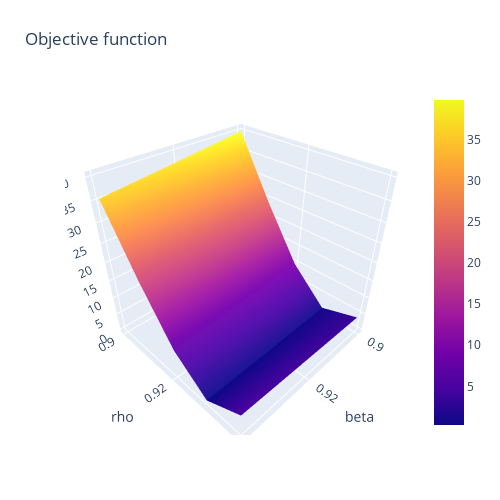

Source (notebook cell):
### Markdown cell above
### plot the objective function for different values

### Code cell
# Sample data
x, y = np.meshgrid(np.arange(0.9,1,0.01), np.arange(0.9,1,0.01))
z = est.grid

# Create the surface plot
fig = go.Figure(data=[go.Surface(z=z, x=x, y=y)])

# Update layout
fig.update_layout(title='Objective function', autosize=False,
                  width=500, height=500,
                  margin=dict(l=65, r=50, b=65, t=90),
                scene=dict(xaxis=dict(title='beta'),
                    yaxis=dict(title='rho')))

# Show the figure
fig.show()

### Figure 1 — Plotly figure (JSON) as saved in the notebook; plotly's stock layout.template omitted (floating-point values rounded to 4 significant figures)
{"data": [{"type": "surface", "x": [[0.9, 0.91, 0.92, 0.93, 0.94, 0.95, 0.96, 0.97, 0.98, 0.99], [0.9, 0.91, 0.92, 0.93, 0.94, 0.95, 0.96, 0.97, 0.98, 0.99], [0.9, 0.91, 0.92, 0.93, 0.94, 0.95, 0.96, 0.97, 0.98, 0.99], [0.9, 0.91, 0.92, 0.93, 0.94, 0.95, 0.96, 0.97, 0.98, 0.99], [0.9, 0.91, 0.92, 0.93, 0.94, 0.95, 0.96, 0.97, 0.98, 0.99], [0.9, 0.91, 0.92, 0.93, 0.94, 0.95, 0.96, 0.97, 0.98, 0.99], [0.9, 0.91, 0.92, 0.93, 0.94, 0.95, 0.96, 0.97, 0.98, 0.99], [0.9, 0.91, 0.92, 0.93, 0.94, 0.95, 0.96, 0.97, 0.98, 0.99], [0.9, 0.91, 0.92, 0.93, 0.94, 0.95, 0.96, 0.97, 0.98, 0.99], [0.9, 0.91, 0.92, 0.93, 0.94, 0.95, 0.96, 0.97, 0.98, 0.99]], "y": [[0.9, 0.9, 0.9, 0.9, 0.9, 0.9, 0.9, 0.9, 0.9, 0.9], [0.91, 0.91, 0.91, 0.91, 0.91, 0.91, 0.91, 0.91, 0.91, 0.91], [0.92, 0.92, 0.92, 0.92, 0.92, 0.92, 0.92, 0.92, 0.92, 0.92], [0.93, 0.93, 0.93, 0.93, 0.93, 0.93, 0.93, 0.93, 0.93, 0.93], [0.94, 0.94, 0.94, 0.94, 0.94, 0.94, 0.94, 0.94, 0.94, 0.94], [0.95, 0.95, 0.95, 0.95, 0.95, 0.95, 0.95, 0.95, 0.95, 0.95], [0.96, 0.96, 0.96, 0.96, 0.96, 0.96, 0.96, 0.96, 0.96, 0.96], [0.97, 0.97, 0.97, 0.97, 0.97, 0.97, 0.97, 0.97, 0.97, 0.97], [0.98, 0.98, 0.98, 0.98, 0.98, 0.98, 0.98, 0.98, 0.98, 0.98], [0.99, 0.99, 0.99, 0.99, 0.99, 0.99, 0.99, 0.99, 0.99, 0.99]], "z": [[39.86, 38.73, 37.62, 36.54, 35.47], [24.04, 23.11, 22.2, 21.31, 20.45], [9.764, 9.146, 8.555, 7.99, 7.451], [0.8017, 0.6433, 0.507, 0.392, 0.2974], [3.843, 4.202, 4.571, 4.949, 5.335]]}], "layout": {"autosize": false, "height": 500, "margin": {"b": 65, "l": 65, "r": 50, "t": 90}, "scene": {"xaxis": {"title": {"text": "beta"}}, "yaxis": {"title": {"text": "rho"}}}, "title": {"text": "Objective function"}, "width": 500}}
